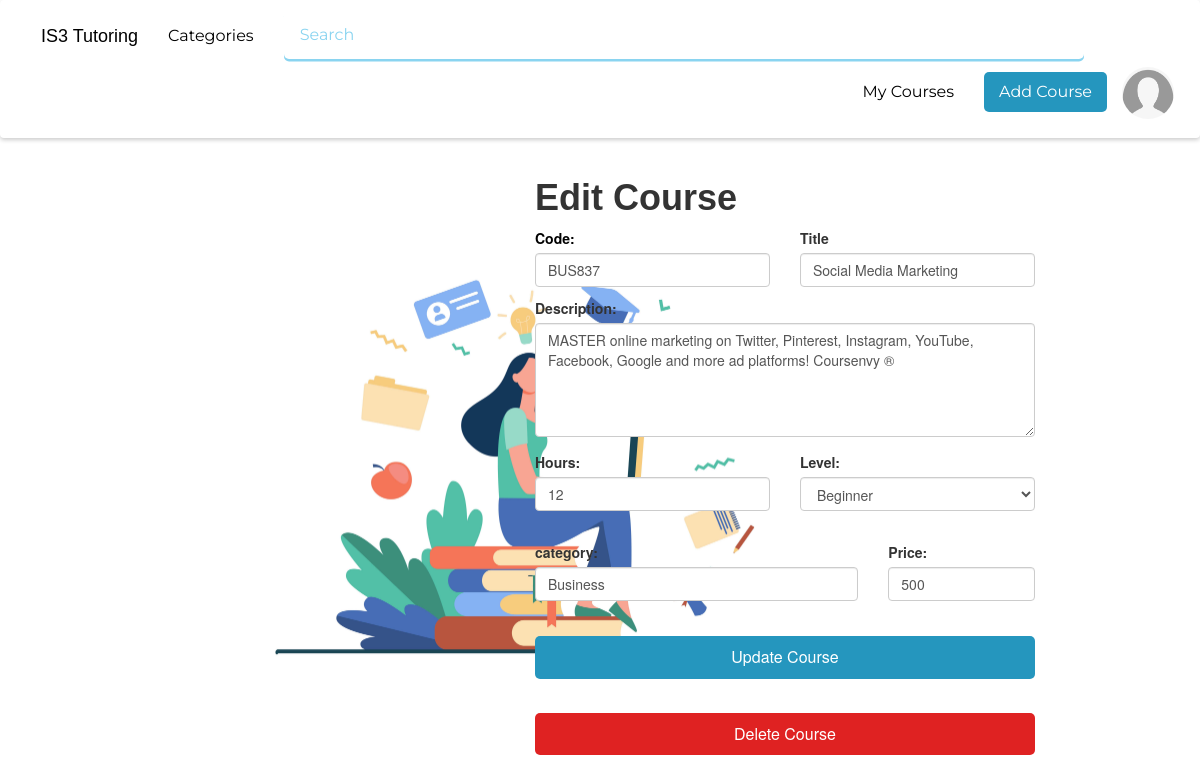
The app's page /src/model/Course/editCourse.php?id=3 (signed in) with its own data.
### tables this page shows
CREATE TABLE `courses` (
  `CourseID` int(11) NOT NULL,
  `Code` varchar(8) NOT NULL,
  `Title` varchar(50) NOT NULL,
  `Description` text NOT NULL,
  `Hours` int(11) NOT NULL,
  `Level` varchar(15) NOT NULL,
  `Price` int(11) NOT NULL,
  `Approved` tinyint(1) DEFAULT NULL,
  `CreatedBy` int(11) NOT NULL,
  `Categories` varchar(25) NOT NULL,
  `Overview` varchar(255) DEFAULT NULL,
  `Thumbnail` varchar(255) DEFAULT NULL
);

### src/public/is3library.php (called while the page is built, shortened)
<?php
$conn = "";
        ?>

### src/model/Course/editCourse.php (the view, shortened to what this page needs)
<?php
include_once "/xampp/htdocs/IS3-Online-Tutoring/src/public/Menu.php";
include_once "/xampp/htdocs/IS3-Online-Tutoring/src/public/is3library.php";
 ?>
<link rel="stylesheet" href="https://maxcdn.bootstrapcdn.com/bootstrap/3.4.1/css/bootstrap.min.css">
<link rel="stylesheet" href="https://cdnjs.cloudflare.com/ajax/libs/font-awesome/5.8.2/css/all.min.css">
<link rel="stylesheet" href="/IS3-Online-Tutoring/CSS/addCourse.css" type="text/css">
<!doctype html>
<html>
<head>
</head>
<body>
<div class="container">
<div class="ImagePanel">
		<img src="/IS3-Online-Tutoring/uploads/backgroundImages/addCourseImage.jpg">
	</div>
	<div class="FormPanel">
		<h1>Edit Course</h1>
		<?php
		$query = "SELECT * FROM courses WHERE CourseID =" .$_GET["id"];
        $results = $conn-> query($query);
		 while($row = $results->fetch_array(MYSQLI_ASSOC)) {
			$ID=$row["CourseID"];
			$code=$row["Code"];
			$Title=$row["Title"];
			$Description=$row["Description"];
			$Hours=$row["Hours"];
			$Level=$row["Level"];
			$Price=$row["Price"];
			$category=$row['Categories'];
		?>
		<form  method ="POST" action="applyEditCourse.php">
			<div class="row">
				<div class="col-lg-6">
					<label style="color:black;">Code:</label>
					<input type="text" name='code' id="code" value = "<?php echo $code ?>" placeholder="eg. EC204" class="form-control" required>
				</div>
				<div class="col-lg-6" style="margin-bottom:3%">
					<label>Title</label>
					<input type="text" name='title' id="title" value = "<?php echo $Title ?>" placeholder="eg. Economics" class="form-control" required>
				</div>
			</div>
			<div class="row">
				<div class="col-lg-12">
					<div class="form-group">
						<label for="description">Description:</label>
							<textarea class="form-control" rows="5"  name="description" id="description"><?php echo $Description ?></textarea>
						</div>
					</div>
				</div>
			<div class="row">
				<div class="col-lg-6">
					<label>Hours:</label>
					<input type="text" name='hours' id="hours" value ="<?php echo $Hours ?>" placeholder="36" class="form-control" required>
				</div>
				<div class="col-lg-6" style="margin-bottom:3%">
				<label for="level">Level:</label>
				<select name='level' value ="<?php echo $Level ?>" class="form-control" data-role="select-dropdown">
				<?php
					$levels=array("Beginner","Intermediate","Hard");
					for($i=0;$i<count($levels);$i++){
						echo "<option>$levels[$i]</option>";
						}
				?>
				</select>
				</div>
			</div>
			<?php echo "<input type = text hidden name='CourseID' value = $ID><br>";?>
			<div class="row">
			<div class="col-lg-8">
					<div class="form-group">
						<label for="category">category:</label>
						<input type='text' class="form-control"  value ="<?php echo $category ?>"name='category' required>
					</div>
				</div>
				<div class="col-lg-4">
					<div class="form-group">
						<label for="price">Price:</label>
						<input type='text' class="form-control" name='price'  value ="<?php echo $Price ?>" required>
					</div>
				</div>
			</div>
			<a href="applyEditCourse.php">
				<button class="button button-custom">Update Course</button>
			</a>
		</form>
		<a href="applyDeleteCourse.php?id=<?php echo $ID ?>">
			<button class="button button-custom2">Delete Course</button>
		</a>
	</div>
</div>
<?php } ?>
</body>
</html>

### CSS/menu.css (style rules this page uses)
html, body { height: 100%; width: 100%; margin:0; }
.button { background-color: #2596be; text-align: center; font-size: 16px; color: white; transition: all 0.5s; cursor: pointer; padding: 10px; padding-left: 15px; padding-right: 15px; border: 0px solid rgb(226, 225, 225); margin-top: -10px; border:0px solid rgb(226, 225, 225); border-radius: 5px; }
::placeholder { color: #8ad4f0; }
.form-group { margin-top: -5px; }

### CSS/addCourse.css (style rules this page uses)
.container { width: 100%; }
.FormPanel { width:500px; float:right; margin-right: 150px; }
.ImagePanel { width: 500px; float:left }
.ImagePanel > img { width: 1000px; }
.button-custom { margin-top:20px; width: 100%; }
.button-custom2 { background-color: #df2222; margin-top: 20px; width: 100%; }
h1 { font-family: 'Sora', sans-serif; font-weight: 700; width: 100%; height: 40px; }

### records on screen
courses: code "BUS837", title "Social Media Marketing", description "MASTER online marketing on Twitter, Pinterest, Instagram, YouTube, Facebook, Google and more ad platforms! Coursenvy ®", hours "12", level "Beginner", category "Business", price "500"
